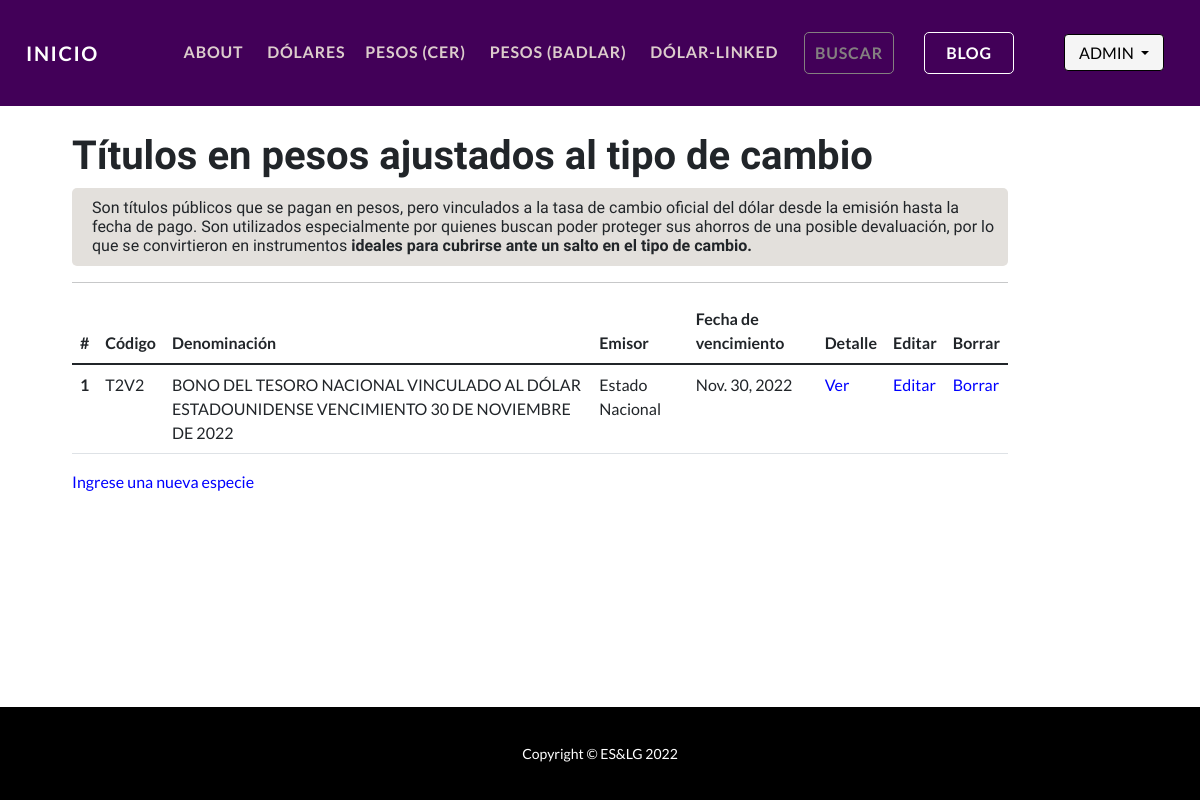
Page /AppBonos/pesosdl/ (signed in) on the committed database.
### AppBonos/models.py (models this page shows, shortened)
class Pesodl(models.Model):
    codigo = models.CharField(max_length=30)
    denominacion = models.CharField(max_length=100)
    emisor = models.CharField(max_length=30)
    fecha_emision = models.DateField(null=True)
    fecha_vencimiento = models.DateField(null=True)
    amortizacion = models.CharField(max_length=500)
    interes = models.CharField(max_length=500)
    ley = models.CharField(max_length=30)

### AppBonos/views.py (the view)
# urls.py: path("pesosdl/", pesosdl, name="pesosdl"),
@ login_required
def pesosdl(request):
    pesosdl=Pesodl.objects.all()
    contexto={"pesosdl_encontrados": pesosdl}
    return render(request, "AppBonos/pesosdl.html", context=contexto)

### AppBonos/templates/AppBonos/pesosdl.html
{% extends "AppBonos/base.html" %}
{% load static %}
{% block contenido %}
<header class="masthead-dolar">
    <div class="container" style="margin:11% 0 5% 5%; width: 80%;">
        <h2 style="font-weight: bold; font-size: 40px;">Títulos en pesos ajustados al tipo de cambio</h2>
        <div style="background-color:rgb(227, 224, 220); border-radius: 5px; padding: 10px; text-align:start;">
            <h3 style="font-weight: normal; font-size: 16px; padding-left: 10px; margin-bottom: 0;">Son títulos públicos
                que se pagan en pesos, pero vinculados a la tasa de cambio oficial del dólar desde la emisión hasta la
                fecha de pago. Son utilizados especialmente por quienes buscan poder proteger sus ahorros de una posible devaluación, por lo que se convirtieron en instrumentos <strong>
                    ideales para cubrirse ante un salto en el tipo de cambio.</strong></h3>
        </div>
        <hr>
        {% if pesosdl_encontrados %}
        <table class="table table-hover">
            <thead>
                <tr>
                    <th scope="col">#</th>
                    <th scope="col">Código</th>
                    <th scope="col">Denominación</th>
                    <th scope="col">Emisor</th>
                    <th scope="col">Fecha de vencimiento</th>
                    <th scope="col">Detalle</th>
                    <th scope="col">Editar</th>
                    <th scope="col">Borrar</th>
                </tr>
            </thead>
            <tbody>
                {% for pesosdl in pesosdl_encontrados %}
                <tr>
                    <th scope="row">{{forloop.counter}}</th>
                    <td>{{pesosdl.codigo}}</td>
                    <td>{{pesosdl.denominacion}}</td>
                    <td>{{pesosdl.emisor}}</td>
                    <td>{{pesosdl.fecha_vencimiento}}</td>
                    <td> <a href="{% url 'PesodlDetail' pesosdl.id %}" style="text-decoration: none; color:blue">Ver</a>
                    </td>
                    <td> <a href="{% url 'PesodlUpdate' pesosdl.id %}"
                            style="text-decoration: none; color:blue">Editar</a> </td>
                    <td> <a href="{% url 'PesodlDelete' pesosdl.id %}"
                            style="text-decoration: none; color:blue">Borrar</a> </td>
                </tr>
                {% endfor %}
            </tbody>
        </table>
        {% else %}
        <p>No se encontraron especies cargadas en la base de datos.</p>
        {% endif %}
        <p><a href="{% url 'form_pesosdl' %}" style="text-decoration: none; color:blue"> Ingrese una nueva especie</a>
        </p>
    </div>
</header>
{% endblock %}

### AppBonos/templates/AppBonos/base.html (shortened to what this page needs)
<!DOCTYPE html>
<html lang="en">
<head>
    {% load static %}
    <link href="{% static 'AppBonos/css/styles.css' %}" rel="stylesheet" />
</head>
<body id="page-top">
    <nav class="navbar navbar-expand-lg navbar-dark navbar-custom fixed-top">
        <div class="container px-5">
            <a class="navbar-brand" href="{% url 'inicio' %}" style="margin-left: -20px;">Inicio</a>
            <div class="collapse navbar-collapse" id="navbarResponsive">
                <ul class="navbar-nav ms-auto">
                    <li class="nav-item"><a class="nav-link" href="{% url 'about' %}"
                            style="color: rgb(220, 204, 204);">About&nbsp&nbsp</a></li>
                    {% if user.is_authenticated %}
                    <li class="nav-item"><a class="nav-link" href="{% url 'dolares' %}"
                            style="color: rgb(220, 204, 204)">Dólares&nbsp</a></li>
                    <li class="nav-item"><a class="nav-link" href="{% url 'pesos' %}"
                            style="color: rgb(220, 204, 204)">Pesos (CER)&nbsp&nbsp</a></li>
                    <li class="nav-item"><a class="nav-link" href="{% url 'pesosbd' %}"
                            style="color: rgb(220, 204, 204)">Pesos (BADLAR)&nbsp&nbsp</a></li>
                    <li class="nav-item"><a class="nav-link" href="{% url 'pesosdl' %}"
                            style="color: rgb(220, 204, 204)">Dólar-Linked&nbsp&nbsp</a></li>
                    <li class="nav-item" style="margin-right: 10px; margin-left: 10px;"><a class="nav-link"
                            href="{% url 'busqueda' %}"
                            style="width: 90px; text-align: center; color: rgb(132, 128, 128); border-style:solid; border-radius: 5px; border-width: 1.5px;">Buscar</a>
                    </li>
                    <li class="nav-item" style="margin-right: 30px; margin-left: 20px;"><a class="nav-link"
                            href="{% url 'blog' %}"
                            style="width: 90px; text-align: center; color: white; background-color: none; border-color: white;border-style:solid; border-radius: 5px; border-width: 1.5px;">Blog</a>
                    </li>
                    <li class="nav-item log1"><a><img class="rounded-circle" src='{{ user.avatar.imagen.url }}'
                                style="max-width: 2em; max-height: 2.5em; margin-right: 10px; margin-top:2px;"></img></a>
                    </li>
                    <li class="nav-item log2">
                        <div class="dropdown" style="width: 100px;">
                            <button class="btn-login btn-primary dropdown-toggle"
                                style="width: 100px; height: 37px; margin-left: 10px; margin-top: -1px;" type="button"
                                data-toggle="dropdown">{{user.username.upper}}
                                </button>
                        </div>
                    </li>
                    {% else %}
                    <li class="nav-item"><a class="nav-link" href="{% url 'login' %}">&nbsp&nbspLog In</a>
                    </li>
                    <li class="nav-item"><a class="nav-link" style="margin-right: 0;"
                            href="{% url 'registro' %}">│&nbsp&nbsp&nbsp&nbsp Sign
                            Up</a></li>
                    {% endif %}
                </ul>
            </div>
        </div>
    </nav>
    {% block contenido %}{% endblock %}
    <footer class="bg-black">
        <div class="container px-5">
            <p class="m-0 text-center text-white small">Copyright &copy; ES&LG 2022</p>
        </div>
    </footer>
</body>
</html>

### rows in the picture
Pesodl: codigo "T2V2", denominacion "BONO DEL TESORO NACIONAL VINCULADO AL DÓLAR ESTADOUNIDENSE VENCIMIENTO 30 DE NOVIEMBRE DE 2022", emisor "Estado Nacional", fecha_vencimiento "Nov. 30, 2022"

### other values in the picture
{{ user.username.upper }} "ADMIN"
